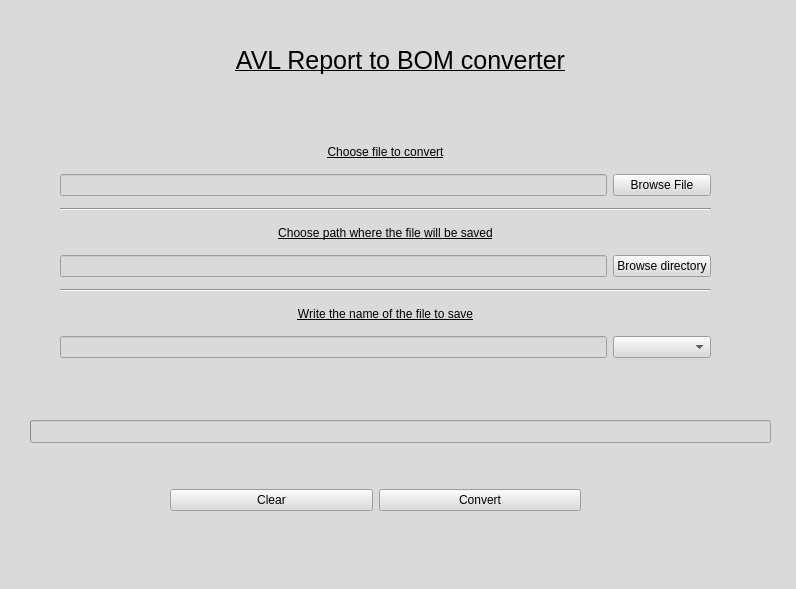
<?xml version="1.0" encoding="UTF-8"?>
<ui version="4.0">
 <class>MainWindow</class>
 <widget class="QMainWindow" name="MainWindow">
  <property name="geometry">
   <rect>
    <x>0</x>
    <y>0</y>
    <width>796</width>
    <height>589</height>
   </rect>
  </property>
  <property name="sizePolicy">
   <sizepolicy hsizetype="Fixed" vsizetype="Fixed">
    <horstretch>0</horstretch>
    <verstretch>0</verstretch>
   </sizepolicy>
  </property>
  <property name="maximumSize">
   <size>
    <width>796</width>
    <height>589</height>
   </size>
  </property>
  <property name="windowTitle">
   <string>AVL Report to BOM converter</string>
  </property>
  <property name="styleSheet">
   <string notr="true">background-color: rgb(218, 218, 218);</string>
  </property>
  <widget class="QWidget" name="centralwidget">
   <widget class="QWidget" name="gridLayoutWidget">
    <property name="geometry">
     <rect>
      <x>60</x>
      <y>130</y>
      <width>651</width>
      <height>241</height>
     </rect>
    </property>
    <layout class="QGridLayout" name="gridLayout">
     <property name="horizontalSpacing">
      <number>6</number>
     </property>
     <property name="verticalSpacing">
      <number>0</number>
     </property>
     <item row="2" column="1">
      <widget class="QPushButton" name="BrowseButton">
       <property name="text">
        <string>Browse File</string>
       </property>
      </widget>
     </item>
     <item row="6" column="0">
      <widget class="QLineEdit" name="Save_Path">
       <property name="styleSheet">
        <string notr="true"/>
       </property>
      </widget>
     </item>
     <item row="10" column="1">
      <widget class="QComboBox" name="Format_ComboBox"/>
     </item>
     <item row="4" column="0" colspan="2">
      <widget class="QLabel" name="label_2">
       <property name="maximumSize">
        <size>
         <width>16777215</width>
         <height>20</height>
        </size>
       </property>
       <property name="font">
        <font>
         <pointsize>9</pointsize>
         <underline>true</underline>
         <kerning>false</kerning>
        </font>
       </property>
       <property name="text">
        <string>Choose path where the file will be saved</string>
       </property>
       <property name="alignment">
        <set>Qt::AlignCenter</set>
       </property>
      </widget>
     </item>
     <item row="10" column="0">
      <widget class="QLineEdit" name="File_Name"/>
     </item>
     <item row="8" column="0" colspan="2">
      <widget class="QLabel" name="label_3">
       <property name="maximumSize">
        <size>
         <width>16777215</width>
         <height>20</height>
        </size>
       </property>
       <property name="font">
        <font>
         <pointsize>9</pointsize>
         <underline>true</underline>
         <kerning>false</kerning>
        </font>
       </property>
       <property name="text">
        <string>Write the name of the file to save</string>
       </property>
       <property name="alignment">
        <set>Qt::AlignCenter</set>
       </property>
      </widget>
     </item>
     <item row="6" column="1">
      <widget class="QPushButton" name="SaveButton">
       <property name="text">
        <string>Browse directory</string>
       </property>
      </widget>
     </item>
     <item row="2" column="0">
      <widget class="QLineEdit" name="File_Path"/>
     </item>
     <item row="1" column="0" colspan="2">
      <widget class="QLabel" name="label">
       <property name="maximumSize">
        <size>
         <width>16777215</width>
         <height>20</height>
        </size>
       </property>
       <property name="font">
        <font>
         <pointsize>9</pointsize>
         <underline>true</underline>
         <kerning>false</kerning>
        </font>
       </property>
       <property name="text">
        <string>Choose file to convert</string>
       </property>
       <property name="alignment">
        <set>Qt::AlignCenter</set>
       </property>
      </widget>
     </item>
     <item row="3" column="0" colspan="2">
      <widget class="Line" name="line_2">
       <property name="styleSheet">
        <string notr="true"/>
       </property>
       <property name="orientation">
        <enum>Qt::Horizontal</enum>
       </property>
      </widget>
     </item>
     <item row="7" column="0" colspan="2">
      <widget class="Line" name="line">
       <property name="orientation">
        <enum>Qt::Horizontal</enum>
       </property>
      </widget>
     </item>
    </layout>
   </widget>
   <widget class="QProgressBar" name="ProgressBar">
    <property name="geometry">
     <rect>
      <x>30</x>
      <y>420</y>
      <width>741</width>
      <height>23</height>
     </rect>
    </property>
    <property name="value">
     <number>0</number>
    </property>
    <property name="textVisible">
     <bool>false</bool>
    </property>
   </widget>
   <widget class="QLabel" name="Title">
    <property name="geometry">
     <rect>
      <x>180</x>
      <y>40</y>
      <width>441</width>
      <height>41</height>
     </rect>
    </property>
    <property name="font">
     <font>
      <pointsize>19</pointsize>
      <underline>true</underline>
     </font>
    </property>
    <property name="text">
     <string>AVL Report to BOM converter</string>
    </property>
    <property name="alignment">
     <set>Qt::AlignCenter</set>
    </property>
   </widget>
   <widget class="QWidget" name="horizontalLayoutWidget">
    <property name="geometry">
     <rect>
      <x>170</x>
      <y>460</y>
      <width>411</width>
      <height>81</height>
     </rect>
    </property>
    <layout class="QHBoxLayout" name="horizontalLayout">
     <item>
      <widget class="QPushButton" name="ClearButton">
       <property name="text">
        <string>Clear</string>
       </property>
      </widget>
     </item>
     <item>
      <widget class="QPushButton" name="ConvertButton">
       <property name="text">
        <string>Convert</string>
       </property>
      </widget>
     </item>
    </layout>
   </widget>
  </widget>
 </widget>
 <resources>
  <include location="Images.qrc"/>
 </resources>
 <connections/>
</ui>
